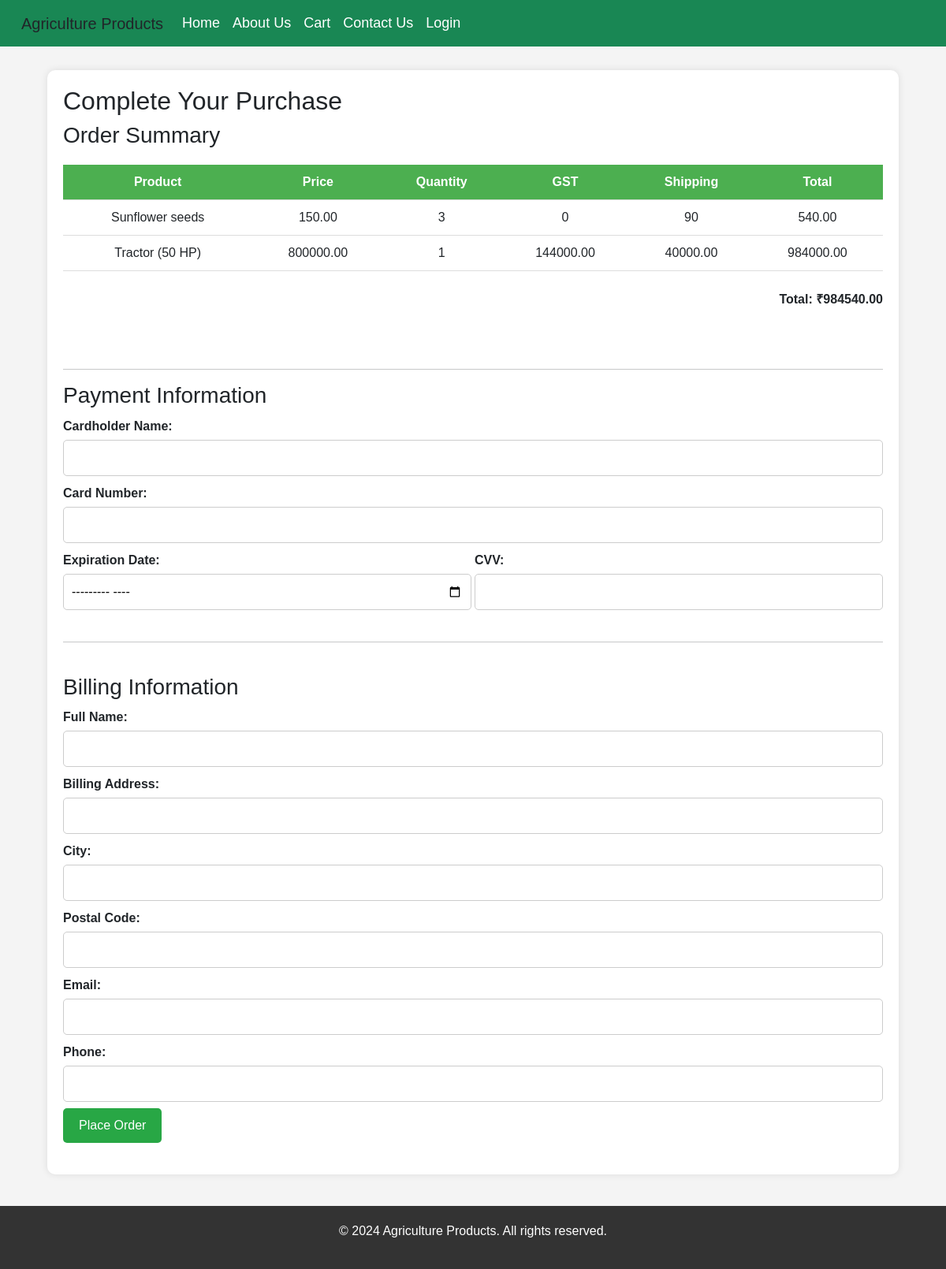
Screenshot of /checkout/ (signed in) with the database file from the repository.
### shop/models.py (models this page shows)
class Product(models.Model):
    CATEGORY_CHOICES = [
        ('seeds', 'Seeds'),
        ('machines', 'Machinery'),
        ('fertilizer', 'Fertilizer'),
    ]
    category = models.CharField(max_length=20, choices=CATEGORY_CHOICES)
    name = models.CharField(max_length=100)
    description = models.TextField()
    price = models.DecimalField(max_digits=10, decimal_places=2)
    image = models.ImageField(upload_to='products/')
    prodCount=models.IntegerField(default=0)
    def __str__(self):
        return self.name

### shop/views.py (the view)
# urls.py: path('checkout/',views.showCheckout,name='checkout'),
def showCheckout(request):
    if request.session.get('userId') and request.session.get('userEmail'):
        user=Customer.objects.filter(id=request.session.get('userId'))
        print(user)
        cartDetail=Cart.objects.filter(userId=user[0])
        cartTotal=0
        prodArr=[]
        print(cartDetail)
        for i in cartDetail:
            print(i)
            prod=i.prodId
            qty=i.prodCount
            print(qty)
            actualPrice=prod.price*int(qty)
            gst,shipPrice=calculatePrice(prod.category,prod.price,qty)
            total=gst+shipPrice+actualPrice
            cartTotal+=total
            prodArr.append({'prod':prod,'qty':qty,'gst':gst,'shipPrice':shipPrice,'total':total})
        print(prodArr)
        return render(request,'shop/checkout.html', {'cartTotal':cartTotal, 'prodArr':prodArr })
    else:
        return redirect('login')

### shop/models.py (called while the page is built)
    def __str__(self):
        return f'<Customer email : {self.email}, name: {self.name}>'

    def __str__(self):
        return f'< prodName : {self.prodId.name}, userId: {self.userId.id} > '

### shop/views.py (called while the page is built)
def calculatePrice(category,price,quantity):
    gst=0
    shipPrice=0
    if category=='seeds':
        shipPrice=30*quantity
    elif category=='fertilizer':
        gst=5*price*quantity/100
        shipPrice=min(50*quantity,10*price*quantity/100)
    else:
        gst=18*price*quantity/100
        shipPrice=max(100*quantity,5*price*quantity/100)
    return gst,shipPrice

### templates/shop/checkout.html (shortened to what this page needs)
{% include 'shop/header.html' %}
{% load static %}
<link rel="stylesheet" href="{% static 'css/bootstrap.min.css' %}">
<link rel="stylesheet" href="{% static 'css/table.css' %}">
<section class="payment-form">
    <h2>Complete Your Purchase</h2>
    <div class="order-summary table-responsive">
        <h3>Order Summary</h3>
        <table class="cart-table">
            <thead>
                <tr>
                    <th>Product</th>
                    <th>Price</th>
                    <th>Quantity</th>
                    <th>GST</th>
                    <th>Shipping</th>
                    <th>Total</th>
                </tr>
            </thead>
            <tbody>
                {% if single %}
                <tr>
                    <td>{{product.name}}</td>
                    <td>{{product.price}}</td>
                    <td>{{quantity}}</td>
                    <td>{{prices.gst}}</td>
                    <td>{{prices.shipPrice}}</td>
                    <td>{{prices.total}}</td>
                </tr>
                {% else %}
                {% for p in prodArr %}
                <tr>
                    <td>{{p.prod.name}}</td>
                    <td>{{p.prod.price}}</td>
                    <td>{{p.qty}}</td>
                    <td>{{p.gst}}</td>
                    <td>{{p.shipPrice}}</td>
                    <td>{{p.total}}</td>
                </tr>
                {% endfor %}
                {% endif %}
            </tbody>
        </table>
            <br>
        <p class="text-end"><strong>Total: ₹{{cartTotal}}</strong></p>
    </div>
    <br><hr>
    <div class="payment-method">
        <h3>Payment Information</h3>
        <form id="paymentForm">
            <label for="cardName">Cardholder Name:</label>
            <input type="text" id="cardName" name="cardName" required>
            <label for="cardNumber">Card Number:</label>
            <input type="text" id="cardNumber" name="cardNumber" required>
            <div class="d-flex flex-row gap-1">
                <div class="w-50">
                    <label for="expiryDate">Expiration Date:</label>
                    <input type="month" id="expiryDate" name="expiryDate" required>
                </div>
                <div class="w-50">
                    <label for="cvv">CVV:</label>
                    <input type="text" id="cvv" name="cvv" required>
                </div>
            </div>
            <br>
            <hr>
            <br>
            <h3>Billing Information</h3>
            <label for="fullName">Full Name:</label>
            <input type="text" id="fullName" name="fullName" required>
            <label for="billingAddress">Billing Address:</label>
            <input type="text" id="billingAddress" name="billingAddress" required>
            <label for="city">City:</label>
            <input type="text" id="city" name="city" required>
            <label for="postalCode">Postal Code:</label>
            <input type="text" id="postalCode" name="postalCode" required>
            <label for="email">Email:</label>
            <input type="email" id="email" name="email" required>
            <label for="phone">Phone:</label>
            <input type="tel" id="phone" name="phone" required>
            <button type="submit" class="mt-2">Place Order</button>
        </form>
    </div>
</section>
{% include 'shop/footer.html' %}
</body>
</html>

### static/css/style.css (style rules this page uses)
body { margin: 0; font-family: Arial, sans-serif; background-color: #f4f4f9; }

### static/css/table.css (style rules this page uses)
body { font-family: Arial, sans-serif; margin: 0; padding: 0; background-color: #f4f4f4; }
.cart-table { width: 100%; border-collapse: collapse; margin-top: 20px; }
.cart-table th, .cart-table td { padding: 10px; text-align: center; border-bottom: 1px solid #ddd; }
.cart-table th { background-color: #4CAF50; color: white; }

### templates/shop/checkout.html (style rules this page uses)
.payment-form { width: 90%; margin: 30px auto; padding: 20px; background-color: white; border-radius: 10px; box-shadow: 0 0 10px rgba(0, 0, 0, 0.1); }
table { width: 100%; }
.order-summary, .payment-method { margin-bottom: 20px; }
label { display: block; margin-top: 10px; font-weight: bold; }
input { width: 100%; padding: 10px; margin-top: 5px; border: 1px solid #ccc; border-radius: 5px; box-sizing: border-box; }
button { background-color: #28a745; color: white; padding: 10px 20px; border: none; border-radius: 5px; cursor: pointer; }

### rows the page displays
Product: prod.name "Sunflower seeds", prod.price "150.00", qty "3", gst "0", shipPrice "90", total "540.00"
Product: prod.name "Tractor (50 HP)", prod.price "800000.00", qty "1", gst "144000.00", shipPrice "40000.00", total "984000.00"

### other values shown
{{ cartTotal }} "984540.00"
